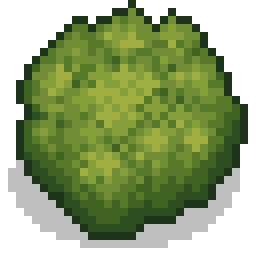
#> input picture examples/never stop scrolling ground demo/bush.png, 32 x 32 px (shown 8 times larger); its folder holds only this picture in this run
$ python resize.py
#> lines starting #> are read from the running program, lines starting #| are printed output that depends on the picture
import os
from PIL import Image
import glob

def resize_pngs(input_dir=None, output_dir=None, width=16, height=16, keep_aspect_ratio=True):
    """
    Resize all PNG files in a directory to specified dimensions while preserving colors and transparency
    """
#> called with width = 16, height = 16, keep_aspect_ratio = True

    # Set input directory
    if input_dir is None:
        input_dir = os.getcwd()

    # Set output directory
    if output_dir is None:
        output_dir = input_dir
    else:
        os.makedirs(output_dir, exist_ok=True)

    # Find all PNG files
    png_pattern = os.path.join(input_dir, "*.png")
    png_files = glob.glob(png_pattern)

    if not png_files:
        print(f"No PNG files found in {input_dir}")
        return

    print(f"Found {len(png_files)} PNG files to process...")

    # Process each PNG file
    for png_file in png_files:
        # Skip icon.png
        if os.path.basename(png_file).lower() == 'icon.png':
            print(f"Skipping: {os.path.basename(png_file)}")
            continue

        try:
            # Open image and preserve original mode (RGBA, RGB, etc.)
            with Image.open(png_file) as img:
#> img is the input picture: PIL image 32x32 RGBA; mean R, G, B, A 133.8, 151.2, 104.6, 163.2
                original_mode = img.mode
#> original_mode = 'RGBA'

                # Get original dimensions
                orig_width, orig_height = img.size
#> orig_width = 32; orig_height = 32

                if keep_aspect_ratio:
                    # Resize while maintaining aspect ratio
                    img.thumbnail((width, height), Image.Resampling.LANCZOS)
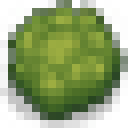
#> img: PIL image 16x16 RGBA (shown 8 times larger); mean R, G, B, A 64, 84.3, 31.7, 162.7; transparent parts drawn white
                    resized_img = img
                else:
                    # Resize to exact dimensions (may distort aspect ratio)
                    resized_img = img.resize((width, height), Image.Resampling.LANCZOS)

                # Determine output filename
                if output_dir == input_dir:
                    output_path = png_file
                else:
                    filename = os.path.basename(png_file)
                    output_path = os.path.join(output_dir, filename)

                # Save with original mode to preserve colors and transparency
                resized_img.save(output_path, "PNG")
                print(f"Processed: {os.path.basename(png_file)} ({orig_width}x{orig_height} -> {resized_img.size[0]}x{resized_img.size[1]}, mode: {original_mode})")
#| Processed: bush.png (32x32 -> 16x16, mode: RGBA)

        except Exception as e:
            print(f"Error processing {png_file}: {str(e)}")

    print("Processing completed!")

def main():
    """Main function with example usage"""

    # Process PNGs in current directory (overwrite originals)
    resize_pngs()

    # [8 lines of commented-out code are left out]

if __name__ == "__main__":
    main()
